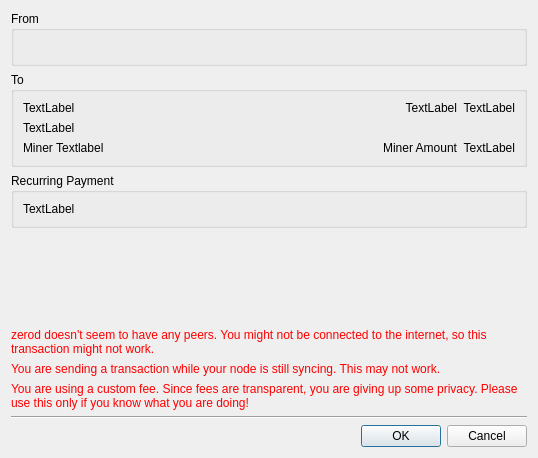
<?xml version="1.0" encoding="UTF-8"?>
<ui version="4.0">
 <class>confirm</class>
 <widget class="QDialog" name="confirm">
  <property name="geometry">
   <rect>
    <x>0</x>
    <y>0</y>
    <width>538</width>
    <height>458</height>
   </rect>
  </property>
  <property name="windowTitle">
   <string>Confirm Transaction</string>
  </property>
  <layout class="QVBoxLayout" name="verticalLayout">
   <item>
    <widget class="QGroupBox" name="groupBox">
     <property name="title">
      <string>From</string>
     </property>
     <layout class="QVBoxLayout" name="verticalLayout_2">
      <item>
       <widget class="QLabel" name="sendFrom">
        <property name="text">
         <string notr="true"/>
        </property>
        <property name="wordWrap">
         <bool>true</bool>
        </property>
       </widget>
      </item>
     </layout>
    </widget>
   </item>
   <item>
    <widget class="QGroupBox" name="sendToAddrs">
     <property name="title">
      <string>To</string>
     </property>
     <layout class="QGridLayout" name="gridLayout">
      <item row="0" column="2">
       <widget class="QLabel" name="AmtUSD1">
        <property name="sizePolicy">
         <sizepolicy hsizetype="Minimum" vsizetype="Preferred">
          <horstretch>0</horstretch>
          <verstretch>0</verstretch>
         </sizepolicy>
        </property>
        <property name="text">
         <string notr="true">TextLabel</string>
        </property>
        <property name="alignment">
         <set>Qt::AlignRight|Qt::AlignTrailing|Qt::AlignVCenter</set>
        </property>
       </widget>
      </item>
      <item row="1" column="0" colspan="3">
       <widget class="QLabel" name="Memo1">
        <property name="text">
         <string notr="true">TextLabel</string>
        </property>
        <property name="wordWrap">
         <bool>true</bool>
        </property>
       </widget>
      </item>
      <item row="0" column="0">
       <widget class="QLabel" name="Addr1">
        <property name="sizePolicy">
         <sizepolicy hsizetype="MinimumExpanding" vsizetype="Preferred">
          <horstretch>0</horstretch>
          <verstretch>0</verstretch>
         </sizepolicy>
        </property>
        <property name="text">
         <string notr="true">TextLabel</string>
        </property>
        <property name="wordWrap">
         <bool>true</bool>
        </property>
       </widget>
      </item>
      <item row="2" column="2">
       <widget class="QLabel" name="minerFeeUSD">
        <property name="sizePolicy">
         <sizepolicy hsizetype="Minimum" vsizetype="Preferred">
          <horstretch>0</horstretch>
          <verstretch>0</verstretch>
         </sizepolicy>
        </property>
        <property name="text">
         <string notr="true">TextLabel</string>
        </property>
        <property name="alignment">
         <set>Qt::AlignRight|Qt::AlignTrailing|Qt::AlignVCenter</set>
        </property>
       </widget>
      </item>
      <item row="2" column="0">
       <widget class="QLabel" name="labelMinerFee">
        <property name="sizePolicy">
         <sizepolicy hsizetype="Expanding" vsizetype="Preferred">
          <horstretch>0</horstretch>
          <verstretch>0</verstretch>
         </sizepolicy>
        </property>
        <property name="text">
         <string notr="true">Miner Textlabel</string>
        </property>
       </widget>
      </item>
      <item row="0" column="1">
       <widget class="QLabel" name="Amt1">
        <property name="sizePolicy">
         <sizepolicy hsizetype="Minimum" vsizetype="Preferred">
          <horstretch>0</horstretch>
          <verstretch>0</verstretch>
         </sizepolicy>
        </property>
        <property name="text">
         <string notr="true">TextLabel</string>
        </property>
        <property name="alignment">
         <set>Qt::AlignRight|Qt::AlignTrailing|Qt::AlignVCenter</set>
        </property>
       </widget>
      </item>
      <item row="2" column="1">
       <widget class="QLabel" name="minerFee">
        <property name="sizePolicy">
         <sizepolicy hsizetype="Minimum" vsizetype="Preferred">
          <horstretch>0</horstretch>
          <verstretch>0</verstretch>
         </sizepolicy>
        </property>
        <property name="text">
         <string notr="true">Miner Amount</string>
        </property>
        <property name="alignment">
         <set>Qt::AlignRight|Qt::AlignTrailing|Qt::AlignVCenter</set>
        </property>
       </widget>
      </item>
     </layout>
    </widget>
   </item>
   <item>
    <widget class="QGroupBox" name="grpRecurring">
     <property name="title">
      <string>Recurring Payment</string>
     </property>
     <layout class="QGridLayout" name="gridLayout_2">
      <item row="0" column="0">
       <widget class="QLabel" name="lblRecurringDesc">
        <property name="text">
         <string>TextLabel</string>
        </property>
       </widget>
      </item>
     </layout>
    </widget>
   </item>
   <item>
    <spacer name="verticalSpacer">
     <property name="orientation">
      <enum>Qt::Vertical</enum>
     </property>
     <property name="sizeHint" stdset="0">
      <size>
       <width>20</width>
       <height>40</height>
      </size>
     </property>
    </spacer>
   </item>
   <item>
    <widget class="QLabel" name="nopeersWarning">
     <property name="styleSheet">
      <string notr="true">color: red;</string>
     </property>
     <property name="text">
      <string>zerod doesn't seem to have any peers. You might not be connected to the internet, so this transaction might not work.</string>
     </property>
     <property name="wordWrap">
      <bool>true</bool>
     </property>
    </widget>
   </item>
   <item>
    <widget class="QLabel" name="syncingWarning">
     <property name="styleSheet">
      <string notr="true">color: red;</string>
     </property>
     <property name="text">
      <string>You are sending a transaction while your node is still syncing. This may not work.</string>
     </property>
     <property name="wordWrap">
      <bool>true</bool>
     </property>
    </widget>
   </item>
   <item>
    <widget class="QLabel" name="warningLabel">
     <property name="styleSheet">
      <string notr="true">color: red;</string>
     </property>
     <property name="text">
      <string>You are using a custom fee. Since fees are transparent, you are giving up some privacy. Please use this only if you know what you are doing!</string>
     </property>
     <property name="wordWrap">
      <bool>true</bool>
     </property>
    </widget>
   </item>
   <item>
    <widget class="Line" name="line">
     <property name="orientation">
      <enum>Qt::Horizontal</enum>
     </property>
    </widget>
   </item>
   <item>
    <widget class="QDialogButtonBox" name="buttonBox">
     <property name="orientation">
      <enum>Qt::Horizontal</enum>
     </property>
     <property name="standardButtons">
      <set>QDialogButtonBox::Cancel|QDialogButtonBox::Ok</set>
     </property>
    </widget>
   </item>
  </layout>
 </widget>
 <resources/>
 <connections>
  <connection>
   <sender>buttonBox</sender>
   <signal>accepted()</signal>
   <receiver>confirm</receiver>
   <slot>accept()</slot>
   <hints>
    <hint type="sourcelabel">
     <x>248</x>
     <y>254</y>
    </hint>
    <hint type="destinationlabel">
     <x>157</x>
     <y>274</y>
    </hint>
   </hints>
  </connection>
  <connection>
   <sender>buttonBox</sender>
   <signal>rejected()</signal>
   <receiver>confirm</receiver>
   <slot>reject()</slot>
   <hints>
    <hint type="sourcelabel">
     <x>316</x>
     <y>260</y>
    </hint>
    <hint type="destinationlabel">
     <x>286</x>
     <y>274</y>
    </hint>
   </hints>
  </connection>
 </connections>
</ui>
